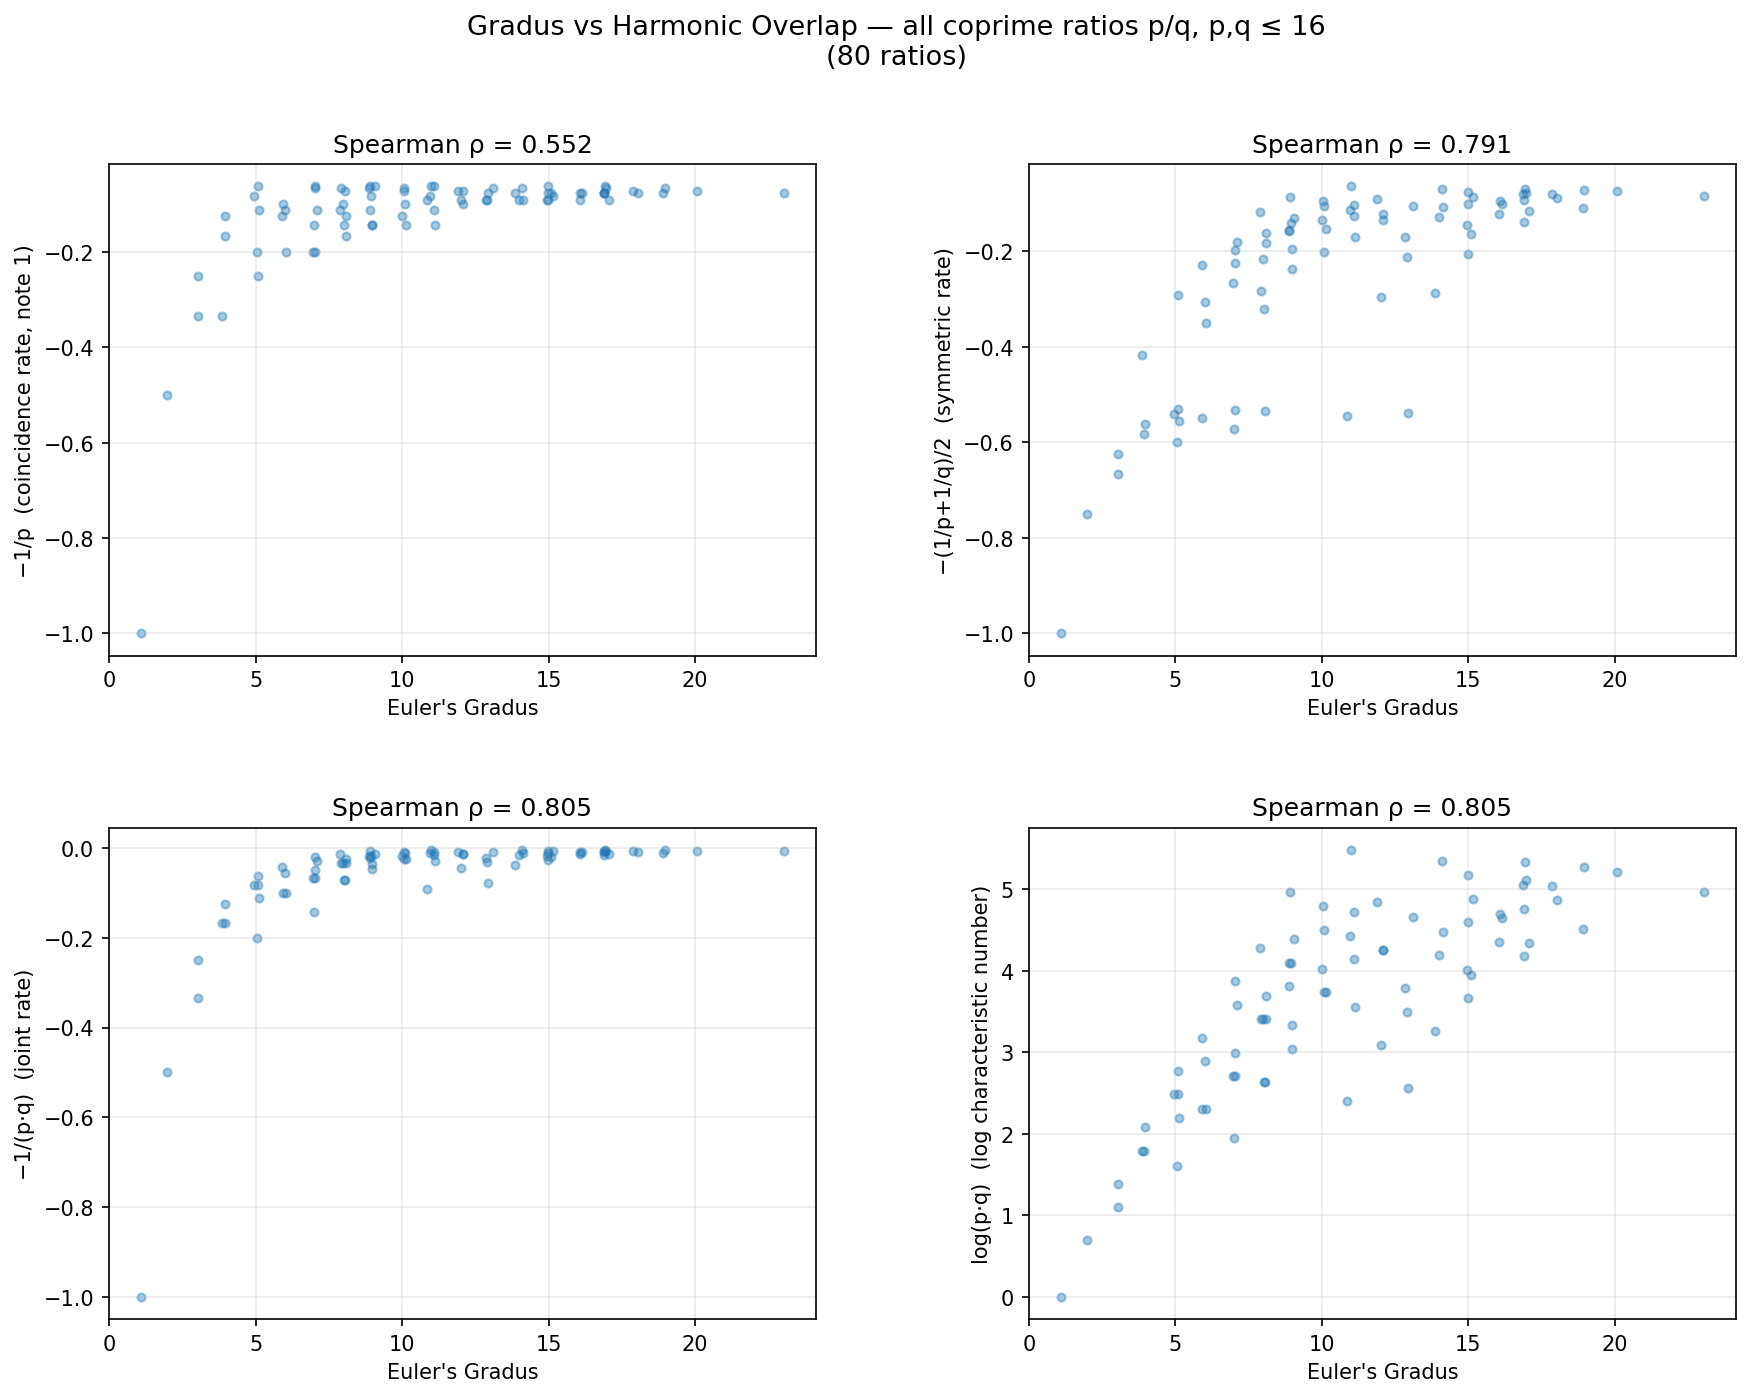

The script that saved this image:
"""
Mathematical analysis of the relationship between Euler's Gradus Suavitatis
and harmonic coincidence counts.

Key question: are they equivalent, or merely correlated?

For ratio p:q (coprime):
  - Coincidences of note 1's harmonics with note 2's: floor(N/p)
  - Coincidences of note 2's harmonics with note 1's: floor(N/q)
  - Shared harmonics (both notes): floor(N/(p*q))  [since lcm(p,q)=p*q when coprime]

  Gradus = 1 + Omega*(p*q)  where Omega*(n) = sum_i e_i*(prime_i - 1)
  Since Omega* is completely additive:  Gradus = 1 + Omega*(p) + Omega*(q)
"""

from math import gcd, log
from sympy import factorint
from itertools import product
import numpy as np
from scipy.stats import spearmanr, kendalltau
import matplotlib.pyplot as plt
import matplotlib.gridspec as gridspec


# ---------------------------------------------------------------------------
# Core functions
# ---------------------------------------------------------------------------

def omega_star(n: int) -> int:
    """Weighted prime-omega: sum of e_i*(p_i - 1) over prime factorisation."""
    if n == 1:
        return 0
    return sum(exp * (prime - 1) for prime, exp in factorint(n).items())

def gradus(p: int, q: int) -> int:
    g = gcd(p, q); p, q = p//g, q//g
    return 1 + omega_star(p) + omega_star(q)

def coincidence_rate(p: int, q: int) -> float:
    """Asymptotic rate of coincidences per harmonic of note 1: 1/p."""
    g = gcd(p, q); p, q = p//g, q//g
    return 1.0 / p

def symmetric_rate(p: int, q: int) -> float:
    """Mean coincidence rate from both notes' perspectives: (1/p + 1/q)/2."""
    g = gcd(p, q); p, q = p//g, q//g
    return (1/p + 1/q) / 2

def joint_rate(p: int, q: int) -> float:
    """Rate of shared harmonics (both notes): 1/(p*q)."""
    g = gcd(p, q); p, q = p//g, q//g
    return 1.0 / (p * q)


# ---------------------------------------------------------------------------
# Enumerate all ratios p:q with p,q <= MAX_INT, p >= q (above unison)
# ---------------------------------------------------------------------------

MAX_INT = 16  # covers common just intonation intervals

ratios = []
for p, q in product(range(1, MAX_INT+1), range(1, MAX_INT+1)):
    if p >= q and gcd(p, q) == 1:
        ratios.append((p, q))

ratios.sort(key=lambda x: x[0]/x[1])  # sort by pitch ratio

# Compute metrics
data = []
for p, q in ratios:
    g_val   = gradus(p, q)
    c_rate  = coincidence_rate(p, q)
    s_rate  = symmetric_rate(p, q)
    j_rate  = joint_rate(p, q)
    char_n  = p * q  # Euler's characteristic number
    data.append({
        'p': p, 'q': q, 'ratio': p/q,
        'gradus': g_val,
        'coincidence_rate': c_rate,    # 1/p
        'symmetric_rate': s_rate,      # (1/p + 1/q)/2
        'joint_rate': j_rate,          # 1/(p*q)
        'log_char': log(p*q),          # log of characteristic number
        'omega_p': omega_star(p),
        'omega_q': omega_star(q),
    })

g_arr  = np.array([d['gradus']           for d in data])
c_arr  = np.array([d['coincidence_rate'] for d in data])
s_arr  = np.array([d['symmetric_rate']   for d in data])
j_arr  = np.array([d['joint_rate']       for d in data])
lc_arr = np.array([d['log_char']         for d in data])

print("=" * 70)
print("RANK CORRELATIONS with Euler's Gradus")
print("(Spearman rho and Kendall tau; negative = higher overlap => lower Gradus)")
print("=" * 70)

metrics = [
    ("1/p  (coincidence rate, note 1)",    -c_arr),
    ("(1/p+1/q)/2  (symmetric rate)",      -s_arr),
    ("1/(p*q)  (joint/shared rate)",       -j_arr),
    ("log(p*q)  (log characteristic n)",    lc_arr),
]
for label, arr in metrics:
    rho, p_rho = spearmanr(g_arr, arr)
    tau, p_tau = kendalltau(g_arr, arr)
    print(f"  {label}")
    print(f"    Spearman rho = {rho:.4f}  (p={p_rho:.2e})")
    print(f"    Kendall tau  = {tau:.4f}  (p={p_tau:.2e})")
    print()


# ---------------------------------------------------------------------------
# Where do they DISAGREE? Same Gradus, different coincidence rank (and vice versa)
# ---------------------------------------------------------------------------

print("=" * 70)
print("CASES WHERE GRADUS AND COINCIDENCE RATE DISAGREE")
print("(same Gradus, different coincidence rate — sorted by Gradus)")
print("=" * 70)

from itertools import groupby
sorted_data = sorted(data, key=lambda d: d['gradus'])
disagreements = []
for g_val, group in groupby(sorted_data, key=lambda d: d['gradus']):
    group = list(group)
    rates = [d['coincidence_rate'] for d in group]
    if len(set(rates)) > 1:  # same Gradus but different rates
        for d in group:
            disagreements.append(d)

if disagreements:
    print(f"{'Ratio':<10} {'Gradus':>6}  {'1/p rate':>9}  {'1/(pq) rate':>12}  {'Omega*(p)':>9}  {'Omega*(q)':>9}")
    prev_g = None
    for d in sorted(disagreements, key=lambda x: (x['gradus'], -x['coincidence_rate'])):
        if d['gradus'] != prev_g:
            print()
            prev_g = d['gradus']
        print(f"  {d['p']}/{d['q']:<7}  {d['gradus']:>6}  {d['coincidence_rate']:>9.4f}  "
              f"{d['joint_rate']:>12.5f}  {d['omega_p']:>9}  {d['omega_q']:>9}")
else:
    print("  None found in this range!")


# ---------------------------------------------------------------------------
# The algebra: why they're so similar but not identical
# ---------------------------------------------------------------------------

print()
print("=" * 70)
print("ALGEBRAIC RELATIONSHIP")
print("=" * 70)
print("""
Gradus(p/q) = 1 + Omega*(p) + Omega*(q)    [Omega* additive over p,q]

Coincidence rate from note 1: 1/p
  -> inversely related to p alone, ignores q's structure beyond its value

Gradus grows with Omega*(p) which is roughly log(p) but weights
large primes more heavily than repeated small primes:
  e.g.  p=8  = 2^3  -> Omega*(8) = 3*(2-1) = 3
        p=12 = 2^2*3 -> Omega*(12) = 2*(2-1)+1*(3-1) = 4  (larger!)
  But 1/8 < 1/12, so coincidence rate gives the OPPOSITE ordering here.

The metrics agree when Omega*(p) is monotone in p (which it roughly is),
but disagree at cases like these.
""")

# Show the 8 vs 12 case explicitly
for p, q in [(8,7),(8,5),(8,3),(12,11),(12,7),(12,5)]:
    if gcd(p,q)==1:
        print(f"  {p}/{q}: Gradus={gradus(p,q)}, 1/p={1/p:.4f}, "
              f"Omega*(p)={omega_star(p)}, Omega*(q)={omega_star(q)}")


# ---------------------------------------------------------------------------
# Plot: comprehensive scatter grid
# ---------------------------------------------------------------------------

fig = plt.figure(figsize=(14, 10))
fig.suptitle(f"Gradus vs Harmonic Overlap — all coprime ratios p/q, p,q ≤ {MAX_INT}\n"
             f"({len(data)} ratios)", fontsize=13)
gs = gridspec.GridSpec(2, 2, figure=fig, hspace=0.35, wspace=0.3)

plot_specs = [
    (gs[0,0], -c_arr, "−1/p  (coincidence rate, note 1)"),
    (gs[0,1], -s_arr, "−(1/p+1/q)/2  (symmetric rate)"),
    (gs[1,0], -j_arr, "−1/(p·q)  (joint rate)"),
    (gs[1,1], lc_arr, "log(p·q)  (log characteristic number)"),
]

for cell, y_arr, ylabel in plot_specs:
    ax = fig.add_subplot(cell)
    # jitter Gradus slightly to reveal overlapping points
    jitter = np.random.default_rng(42).uniform(-0.15, 0.15, len(g_arr))
    ax.scatter(g_arr + jitter, y_arr, alpha=0.4, s=15)
    rho, _ = spearmanr(g_arr, y_arr)
    ax.set_xlabel("Euler's Gradus")
    ax.set_ylabel(ylabel)
    ax.set_title(f"Spearman ρ = {rho:.3f}")
    ax.grid(True, alpha=0.25)

plt.savefig("/Users/davidderoure/gradus/gradus_analysis.png", dpi=150, bbox_inches='tight')
plt.close()
print(f"\nPlot saved to gradus_analysis.png")


# ---------------------------------------------------------------------------
# Table: low-Gradus ratios with all metrics
# ---------------------------------------------------------------------------

print()
print("=" * 70)
print("LOW-GRADUS RATIOS — full metric table")
print("=" * 70)
print(f"{'Ratio':<8} {'Gradus':>6}  {'Ω*(p)':>6}  {'Ω*(q)':>6}  {'1/p':>7}  {'1/q':>7}  "
      f"{'sym':>8}  {'1/pq':>9}  {'log pq':>8}")
print("-" * 75)
for d in sorted(data, key=lambda x: (x['gradus'], -x['coincidence_rate'])):
    if d['gradus'] > 10:
        break
    print(f"  {d['p']}/{d['q']:<5} {d['gradus']:>6}  {d['omega_p']:>6}  {d['omega_q']:>6}  "
          f"{d['coincidence_rate']:>7.4f}  {1/d['q']:>7.4f}  "
          f"{d['symmetric_rate']:>8.4f}  {d['joint_rate']:>9.5f}  {d['log_char']:>8.3f}")
